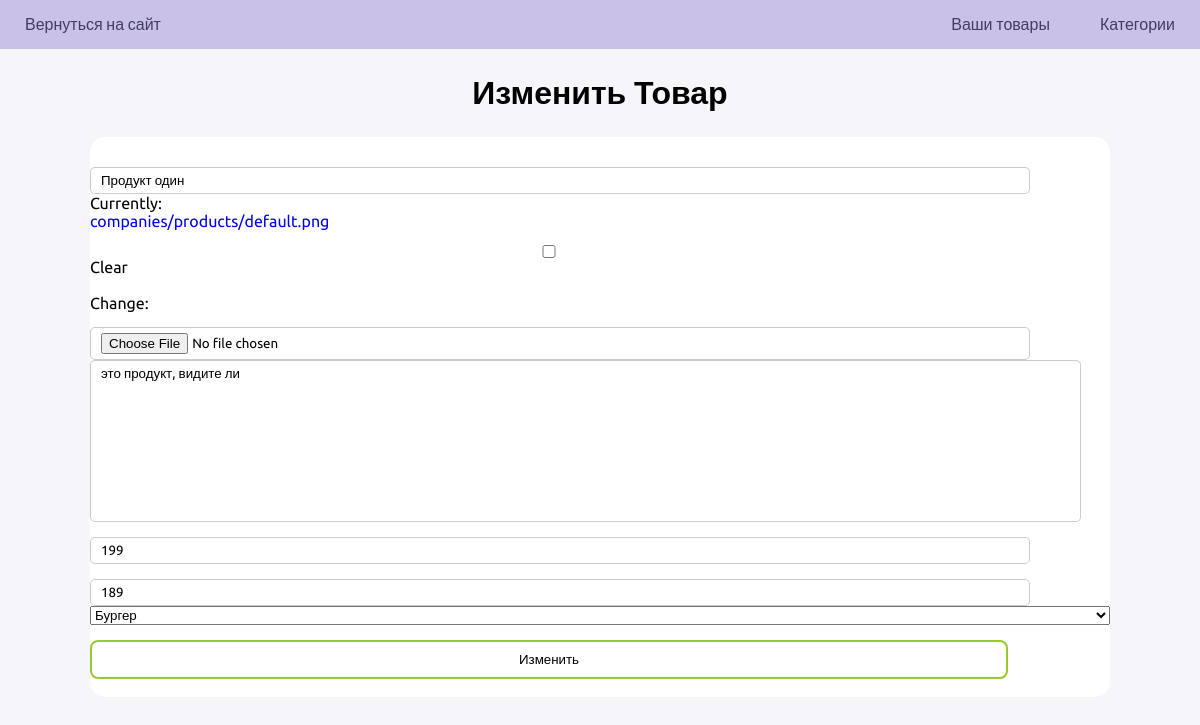
/your-company/product/update/3/ (signed in), run on an earlier commit of the app's database.
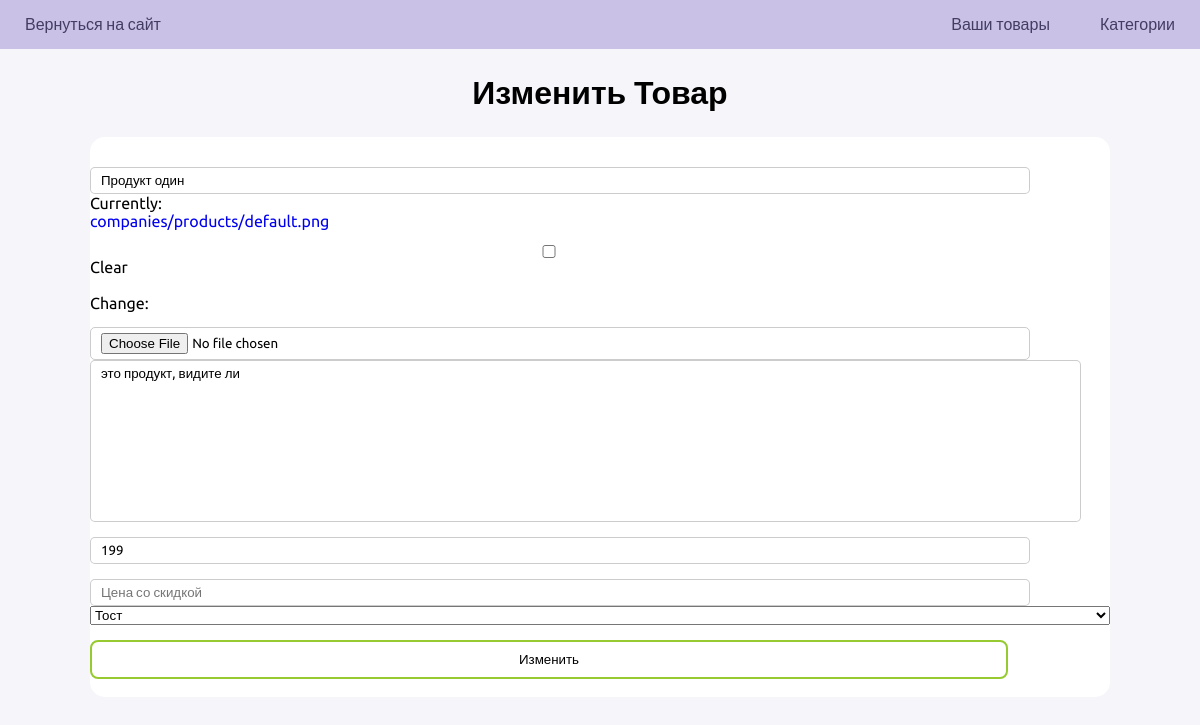
And on a later commit of the database.
### companies/models.py (models this page shows, shortened)
class Product(models.Model):
    name = models.CharField(max_length=255)
    image = models.ImageField(null=True, blank=True, upload_to='companies/products/', default='companies/products/default.png')
    description = models.TextField(null=True)
    price = models.PositiveIntegerField()
    new_price = models.PositiveIntegerField(null=True)
    category = ForeignKey(Category, on_delete=models.SET_NULL, null=True, blank=True)
    company = ForeignKey(Company, on_delete=models.CASCADE, null=True, blank=True)
    created_at = models.DateTimeField(auto_now_add=True)

### companies/views.py (the view)
# urls.py: path('your-company/product/update/<int:id>/', views.updateProduct, name='updateProduct'),
@login_required(login_url='loginUser')
def updateProduct(request, id):
    product = Product.objects.get(id=id)
    page = {'title':'Изменить Товар', 'btn':'Изменить'}
    form = ProductForm(instance=product)
    if request.method == 'POST':
        form = ProductForm(request.POST, instance=product)
        if form.is_valid():
            form.save()
            return redirect('companyIndex')
    context = {'form': form, 'page':page}
    return render(request, 'your-company/product_form.html', context)

### companies/forms.py
class ProductForm(ModelForm):
    name = forms.CharField(widget=forms.TextInput(attrs={'placeholder': 'Название'}))
    price = forms.IntegerField(widget=forms.NumberInput(attrs={'placeholder': 'Цена'}))
    new_price = forms.IntegerField(widget=forms.NumberInput(attrs={'placeholder': 'Цена со скидкой'}), required=False)
    class Meta:
        model = Product
        fields = ['name', 'image', 'description', 'price', 'new_price', 'category']

### companies/models.py (called while the page is built)
    def  __str__(self):
        return self.name

### companies/templates/your-company/product_form.html (shortened to what this page needs)
{% extends 'admin/main.html' %}
{% block content %}
{% load static %}
<link rel="stylesheet" href="{% static 'styles/product-add.css' %}">
<h1 style="text-align: center; margin: 25px 0">{{ page.title }}</h1>
<div class="content">
    <form method="post" class="container product-add">
        {% for field in form %}
            {{ field }}
        {% endfor %}
        <input type="submit" class="edit" value="{{ page.btn }}">
    </form>
</div>
{% endblock %}

What changed in the data, as far as the page shows it:
changed Product "Продукт один": new_price "189" → (not shown); category "Бургер" → "Тост"
